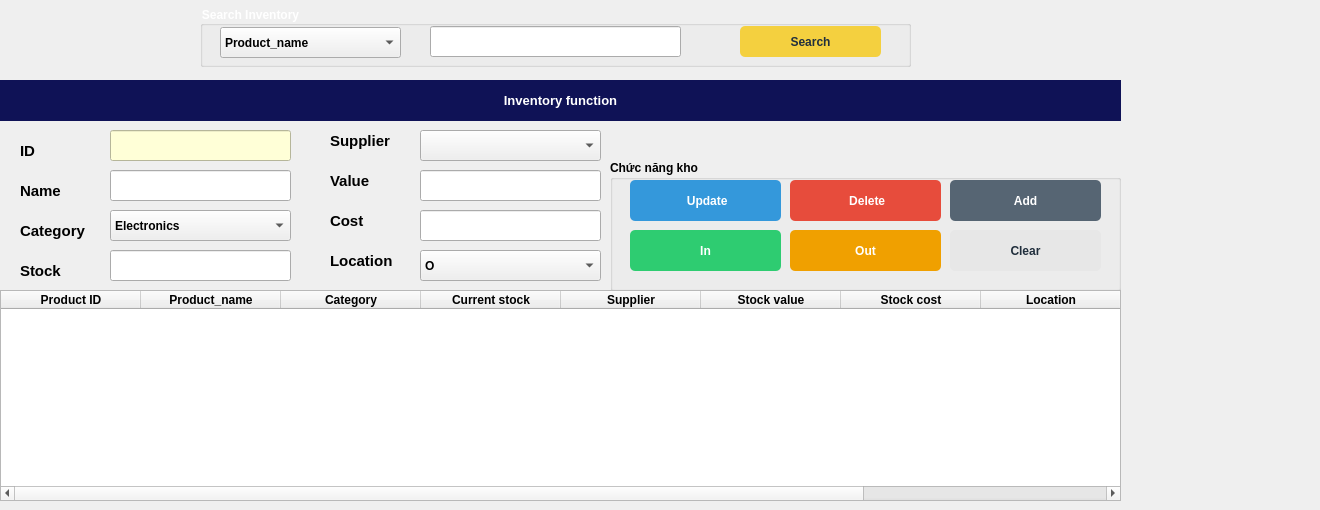
       <widget class="QWidget" name="InventoryFunction">
        <attribute name="title">
         <string>Inventory Function</string>
        </attribute>
        <widget class="QGroupBox" name="groupBox">
         <property name="geometry">
          <rect>
           <x>200</x>
           <y>6</y>
           <width>711</width>
           <height>61</height>
          </rect>
         </property>
         <property name="sizePolicy">
          <sizepolicy hsizetype="Expanding" vsizetype="Expanding">
           <horstretch>0</horstretch>
           <verstretch>0</verstretch>
          </sizepolicy>
         </property>
         <property name="font">
          <font>
           <bold>true</bold>
          </font>
         </property>
         <property name="styleSheet">
          <string notr="true">color: rgb(255, 255, 255);</string>
         </property>
         <property name="title">
          <string>Search Inventory</string>
         </property>
         <widget class="QComboBox" name="Emp_SearchBy_Comb">
          <property name="geometry">
           <rect>
            <x>20</x>
            <y>21</y>
            <width>181</width>
            <height>31</height>
           </rect>
          </property>
          <property name="font">
           <font>
            <bold>true</bold>
           </font>
          </property>
          <property name="styleSheet">
           <string notr="true">color: rgb(0, 0, 0);</string>
          </property>
          <item>
           <property name="text">
            <string>Product_name</string>
           </property>
          </item>
          <item>
           <property name="text">
            <string>Category</string>
           </property>
          </item>
          <item>
           <property name="text">
            <string>Location number</string>
           </property>
          </item>
         </widget>
         <widget class="QLineEdit" name="Emp_Search_box">
          <property name="geometry">
           <rect>
            <x>230</x>
            <y>20</y>
            <width>251</width>
            <height>31</height>
           </rect>
          </property>
          <property name="styleSheet">
           <string notr="true">color: rgb(0, 0, 0);</string>
          </property>
          <property name="text">
           <string/>
          </property>
         </widget>
         <widget class="QPushButton" name="search">
          <property name="geometry">
           <rect>
            <x>540</x>
            <y>20</y>
            <width>141</width>
            <height>31</height>
           </rect>
          </property>
          <property name="font">
           <font>
            <bold>true</bold>
           </font>
          </property>
          <property name="cursor">
           <cursorShape>PointingHandCursor</cursorShape>
          </property>
          <property name="styleSheet">
           <string notr="true">QPushButton{
  background-color: rgb(244, 208, 63);
  color: rgb(33, 47, 61);
  border-radius: 5px;
}
QPushButton::pressed{
	padding-left:2px;
	padding-top: 3px;
	background-color: rgb(248, 196, 113);
}</string>
          </property>
          <property name="text">
           <string>Search</string>
          </property>
          <property name="icon">
           <iconset>
            <normaloff>:/Button/search.png</normaloff>:/Button/search.png</iconset>
          </property>
         </widget>
        </widget>
        <widget class="QLabel" name="label_3">
         <property name="geometry">
          <rect>
           <x>0</x>
           <y>80</y>
           <width>1121</width>
           <height>41</height>
          </rect>
         </property>
         <property name="font">
          <font>
           <pointsize>10</pointsize>
           <bold>true</bold>
          </font>
         </property>
         <property name="layoutDirection">
          <enum>Qt::LayoutDirection::LeftToRight</enum>
         </property>
         <property name="styleSheet">
          <string notr="true">background-color: rgb(15, 18, 86);
color: rgb(255, 255, 255);</string>
         </property>
         <property name="text">
          <string>Inventory function</string>
         </property>
         <property name="textFormat">
          <enum>Qt::TextFormat::PlainText</enum>
         </property>
         <property name="alignment">
          <set>Qt::AlignmentFlag::AlignCenter</set>
         </property>
         <property name="wordWrap">
          <bool>false</bool>
         </property>
        </widget>
        <widget class="QLabel" name="label_4">
         <property name="geometry">
          <rect>
           <x>20</x>
           <y>140</y>
           <width>71</width>
           <height>21</height>
          </rect>
         </property>
         <property name="font">
          <font>
           <pointsize>11</pointsize>
           <bold>true</bold>
          </font>
         </property>
         <property name="text">
          <string>ID</string>
         </property>
        </widget>
        <widget class="QLineEdit" name="id">
         <property name="geometry">
          <rect>
           <x>110</x>
           <y>130</y>
           <width>181</width>
           <height>31</height>
          </rect>
         </property>
         <property name="styleSheet">
          <string notr="true">background-color: rgb(255, 255, 215);</string>
         </property>
        </widget>
        <widget class="QLineEdit" name="stock">
         <property name="geometry">
          <rect>
           <x>110</x>
           <y>250</y>
           <width>181</width>
           <height>31</height>
          </rect>
         </property>
        </widget>
        <widget class="QLabel" name="label_5">
         <property name="geometry">
          <rect>
           <x>20</x>
           <y>180</y>
           <width>81</width>
           <height>21</height>
          </rect>
         </property>
         <property name="font">
          <font>
           <pointsize>11</pointsize>
           <bold>true</bold>
          </font>
         </property>
         <property name="text">
          <string>Name</string>
         </property>
        </widget>
        <widget class="QLabel" name="label_9">
         <property name="geometry">
          <rect>
           <x>20</x>
           <y>220</y>
           <width>91</width>
           <height>21</height>
          </rect>
         </property>
         <property name="font">
          <font>
           <pointsize>11</pointsize>
           <bold>true</bold>
          </font>
         </property>
         <property name="text">
          <string>Category</string>
         </property>
        </widget>
        <widget class="QLabel" name="label_10">
         <property name="geometry">
          <rect>
           <x>20</x>
           <y>260</y>
           <width>81</width>
           <height>21</height>
          </rect>
         </property>
         <property name="font">
          <font>
           <pointsize>11</pointsize>
           <bold>true</bold>
          </font>
         </property>
         <property name="text">
          <string>Stock</string>
         </property>
        </widget>
        <widget class="QLabel" name="label_16">
         <property name="geometry">
          <rect>
           <x>330</x>
           <y>130</y>
           <width>71</width>
           <height>21</height>
          </rect>
         </property>
         <property name="font">
          <font>
           <pointsize>11</pointsize>
           <bold>true</bold>
          </font>
         </property>
         <property name="text">
          <string>Supplier</string>
         </property>
        </widget>
        <widget class="QLabel" name="label_23">
         <property name="geometry">
          <rect>
           <x>330</x>
           <y>170</y>
           <width>61</width>
           <height>21</height>
          </rect>
         </property>
         <property name="font">
          <font>
           <pointsize>11</pointsize>
           <bold>true</bold>
          </font>
         </property>
         <property name="text">
          <string>Value</string>
         </property>
        </widget>
        <widget class="QLabel" name="label_24">
         <property name="geometry">
          <rect>
           <x>330</x>
           <y>210</y>
           <width>81</width>
           <height>21</height>
          </rect>
         </property>
         <property name="font">
          <font>
           <pointsize>11</pointsize>
           <bold>true</bold>
          </font>
         </property>
         <property name="text">
          <string>Cost</string>
         </property>
        </widget>
        <widget class="QLineEdit" name="value">
         <property name="geometry">
          <rect>
           <x>420</x>
           <y>170</y>
           <width>181</width>
           <height>31</height>
          </rect>
         </property>
        </widget>
        <widget class="QLineEdit" name="cost">
         <property name="geometry">
          <rect>
           <x>420</x>
           <y>210</y>
           <width>181</width>
           <height>31</height>
          </rect>
         </property>
        </widget>
        <widget class="QTableWidget" name="Category_tableWidget_2">
         <property name="geometry">
          <rect>
           <x>0</x>
           <y>290</y>
           <width>1121</width>
           <height>211</height>
          </rect>
         </property>
         <property name="styleSheet">
          <string notr="true">QTableWidget#Category_tableWidget{
background-color: rgb(226, 245, 255);
}</string>
         </property>
         <property name="rowCount">
          <number>0</number>
         </property>
         <attribute name="horizontalHeaderDefaultSectionSize">
          <number>140</number>
         </attribute>
         <column>
          <property name="text">
           <string>Product ID</string>
          </property>
          <property name="font">
           <font>
            <bold>true</bold>
           </font>
          </property>
         </column>
         <column>
          <property name="text">
           <string>Product_name</string>
          </property>
          <property name="font">
           <font>
            <bold>true</bold>
           </font>
          </property>
         </column>
         <column>
          <property name="text">
           <string>Category</string>
          </property>
          <property name="font">
           <font>
            <bold>true</bold>
           </font>
          </property>
         </column>
         <column>
          <property name="text">
           <string>Current stock</string>
          </property>
          <property name="font">
           <font>
            <bold>true</bold>
            <underline>false</underline>
           </font>
          </property>
         </column>
         <column>
          <property name="text">
           <string>Supplier</string>
          </property>
          <property name="font">
           <font>
            <bold>true</bold>
           </font>
          </property>
         </column>
         <column>
          <property name="text">
           <string>Stock value</string>
          </property>
          <property name="font">
           <font>
            <bold>true</bold>
           </font>
          </property>
          <property name="textAlignment">
           <set>AlignHCenter|AlignBottom</set>
          </property>
         </column>
         <column>
          <property name="text">
           <string>Stock cost</string>
          </property>
          <property name="font">
           <font>
            <bold>true</bold>
           </font>
          </property>
         </column>
         <column>
          <property name="text">
           <string>Location</string>
          </property>
          <property name="font">
           <font>
            <bold>true</bold>
           </font>
          </property>
         </column>
         <column>
          <property name="text">
           <string>Reorder-require</string>
          </property>
          <property name="font">
           <font>
            <bold>true</bold>
           </font>
          </property>
         </column>
        </widget>
        <widget class="QLabel" name="label_25">
         <property name="geometry">
          <rect>
           <x>330</x>
           <y>250</y>
           <width>81</width>
           <height>21</height>
          </rect>
         </property>
         <property name="font">
          <font>
           <pointsize>11</pointsize>
           <bold>true</bold>
          </font>
         </property>
         <property name="text">
          <string>Location</string>
         </property>
        </widget>
        <widget class="QGroupBox" name="groupBox_12">
         <property name="geometry">
          <rect>
           <x>610</x>
           <y>160</y>
           <width>511</width>
           <height>131</height>
          </rect>
         </property>
         <property name="font">
          <font>
           <bold>true</bold>
          </font>
         </property>
         <property name="title">
          <string>Chức năng kho</string>
         </property>
         <widget class="QPushButton" name="pushButton_7">
          <property name="geometry">
           <rect>
            <x>930</x>
            <y>10</y>
            <width>91</width>
            <height>41</height>
           </rect>
          </property>
          <property name="text">
           <string>New Product</string>
          </property>
         </widget>
         <widget class="QPushButton" name="Empl_Update_Btn">
          <property name="geometry">
           <rect>
            <x>20</x>
            <y>20</y>
            <width>151</width>
            <height>41</height>
           </rect>
          </property>
          <property name="font">
           <font>
            <bold>true</bold>
           </font>
          </property>
          <property name="cursor">
           <cursorShape>PointingHandCursor</cursorShape>
          </property>
          <property name="styleSheet">
           <string notr="true">QPushButton{
  background-color: rgb(52, 152, 219);
  color: rgb(255, 255, 255);
  border-radius: 5px;
}
QPushButton::pressed{
	padding-left:5px;
	padding-top: 5px;
	background-color: rgb(93, 173, 226);
}</string>
          </property>
          <property name="text">
           <string> Update</string>
          </property>
          <property name="icon">
           <iconset>
            <normaloff>:/Button/refresh.png</normaloff>:/Button/refresh.png</iconset>
          </property>
         </widget>
         <widget class="QPushButton" name="clear">
          <property name="geometry">
           <rect>
            <x>340</x>
            <y>70</y>
            <width>151</width>
            <height>41</height>
           </rect>
          </property>
          <property name="font">
           <font>
            <bold>true</bold>
           </font>
          </property>
          <property name="styleSheet">
           <string notr="true">QPushButton{
  
	background-color: rgb(231, 231, 231);
  color: rgb(33, 47, 61);
  border-radius: 5px;
}
QPushButton::pressed{
	padding-left:2px;
	padding-top: 3px;
	background-color: rgb(248, 196, 113);
}</string>
          </property>
          <property name="text">
           <string>Clear</string>
          </property>
         </widget>
         <widget class="QPushButton" name="Empl_Save_Btn_4">
          <property name="geometry">
           <rect>
            <x>20</x>
            <y>70</y>
            <width>151</width>
            <height>41</height>
           </rect>
          </property>
          <property name="minimumSize">
           <size>
            <width>80</width>
            <height>30</height>
           </size>
          </property>
          <property name="maximumSize">
           <size>
            <width>200</width>
            <height>600</height>
           </size>
          </property>
          <property name="font">
           <font>
            <bold>true</bold>
           </font>
          </property>
          <property name="cursor">
           <cursorShape>PointingHandCursor</cursorShape>
          </property>
          <property name="styleSheet">
           <string notr="true">QPushButton{
  background-color: rgb(46, 204, 113);
  color: rgb(255, 255, 255);
  border-radius: 5px;
}
QPushButton::pressed{
	padding-left:5px;
	padding-top: 5px;
	background-color: rgb(130, 224, 170);
}</string>
          </property>
          <property name="text">
           <string>In</string>
          </property>
          <property name="icon">
           <iconset>
            <normaloff>:/Button/log-in.png</normaloff>:/Button/log-in.png</iconset>
          </property>
          <property name="iconSize">
           <size>
            <width>15</width>
            <height>15</height>
           </size>
          </property>
         </widget>
         <widget class="QPushButton" name="Empl_Save_Btn_3">
          <property name="geometry">
           <rect>
            <x>180</x>
            <y>70</y>
            <width>151</width>
            <height>41</height>
           </rect>
          </property>
          <property name="minimumSize">
           <size>
            <width>80</width>
            <height>30</height>
           </size>
          </property>
          <property name="maximumSize">
           <size>
            <width>200</width>
            <height>600</height>
           </size>
          </property>
          <property name="font">
           <font>
            <bold>true</bold>
           </font>
          </property>
          <property name="cursor">
           <cursorShape>PointingHandCursor</cursorShape>
          </property>
          <property name="styleSheet">
           <string notr="true">QPushButton{
  ;
 
	
	background-color: rgb(240, 160, 0);
  color: rgb(255, 255, 255);
  border-radius: 5px;
}
QPushButton::pressed{
	padding-left:5px;
	padding-top: 5px;
;
}
</string>
          </property>
          <property name="text">
           <string>Out</string>
          </property>
          <property name="icon">
           <iconset>
            <normaloff>:/Button/log-out.png</normaloff>:/Button/log-out.png</iconset>
          </property>
          <property name="iconSize">
           <size>
            <width>15</width>
            <height>15</height>
           </size>
          </property>
         </widget>
         <widget class="QPushButton" name="Empl_Delete_Btn">
          <property name="geometry">
           <rect>
            <x>180</x>
            <y>20</y>
            <width>151</width>
            <height>41</height>
           </rect>
          </property>
          <property name="minimumSize">
           <size>
            <width>80</width>
            <height>30</height>
           </size>
          </property>
          <property name="maximumSize">
           <size>
            <width>200</width>
            <height>600</height>
           </size>
          </property>
          <property name="font">
           <font>
            <bold>true</bold>
           </font>
          </property>
          <property name="cursor">
           <cursorShape>PointingHandCursor</cursorShape>
          </property>
          <property name="styleSheet">
           <string notr="true">QPushButton{
  background-color: rgb(231, 76, 60);
  color: rgb(255, 255, 255);
  border-radius: 5px;
}
QPushButton::pressed{
	padding-left:5px;
	padding-top: 5px;
	background-color: rgb(236, 112, 99);
}</string>
          </property>
          <property name="text">
           <string> Delete</string>
          </property>
          <property name="icon">
           <iconset>
            <normaloff>:/Button/bin.png</normaloff>:/Button/bin.png</iconset>
          </property>
          <property name="iconSize">
           <size>
            <width>15</width>
            <height>15</height>
           </size>
          </property>
         </widget>
         <widget class="QPushButton" name="add">
          <property name="geometry">
           <rect>
            <x>340</x>
            <y>20</y>
            <width>151</width>
            <height>41</height>
           </rect>
          </property>
          <property name="minimumSize">
           <size>
            <width>80</width>
            <height>30</height>
           </size>
          </property>
          <property name="maximumSize">
           <size>
            <width>200</width>
            <height>600</height>
           </size>
          </property>
          <property name="font">
           <font>
            <bold>true</bold>
           </font>
          </property>
          <property name="cursor">
           <cursorShape>PointingHandCursor</cursorShape>
          </property>
          <property name="styleSheet">
           <string notr="true">QPushButton{
  background-color: rgb(86, 101, 115);
  color: rgb(255, 255, 255);
  border-radius: 5px;
}
QPushButton::pressed{
	padding-left:5px;
	padding-top: 5px;
	background-color: rgb(128, 139, 150);
}</string>
          </property>
          <property name="text">
           <string>Add</string>
          </property>
          <property name="icon">
           <iconset>
            <normaloff>:/Button/add.png</normaloff>:/Button/add.png</iconset>
          </property>
         </widget>
        </widget>
        <widget class="QLabel" name="label_26">
         <property name="geometry">
          <rect>
           <x>-6</x>
           <y>5</y>
           <width>1311</width>
           <height>81</height>
          </rect>
         </property>
         <property name="styleSheet">
          <string notr="true">background-image: url(:/Background/banner_min.png);</string>
         </property>
         <property name="text">
          <string/>
         </property>
        </widget>
        <widget class="QLineEdit" name="name">
         <property name="geometry">
          <rect>
           <x>110</x>
           <y>170</y>
           <width>181</width>
           <height>31</height>
          </rect>
         </property>
        </widget>
        <widget class="QComboBox" name="category">
         <property name="geometry">
          <rect>
           <x>110</x>
           <y>210</y>
           <width>181</width>
           <height>31</height>
          </rect>
         </property>
         <property name="font">
          <font>
           <bold>true</bold>
          </font>
         </property>
         <item>
          <property name="text">
           <string>Electronics</string>
          </property>
         </item>
         <item>
          <property name="text">
           <string>Accessories</string>
          </property>
         </item>
        </widget>
        <widget class="QComboBox" name="location">
         <property name="geometry">
          <rect>
           <x>420</x>
           <y>250</y>
           <width>181</width>
           <height>31</height>
          </rect>
         </property>
         <property name="font">
          <font>
           <bold>true</bold>
          </font>
         </property>
         <item>
          <property name="text">
           <string>O</string>
          </property>
         </item>
         <item>
          <property name="text">
           <string>T</string>
          </property>
         </item>
         <item>
          <property name="text">
           <string>C</string>
          </property>
         </item>
        </widget>
        <widget class="QComboBox" name="supplier">
         <property name="geometry">
          <rect>
           <x>420</x>
           <y>130</y>
           <width>181</width>
           <height>31</height>
          </rect>
         </property>
         <property name="font">
          <font>
           <bold>true</bold>
          </font>
         </property>
        </widget>
        <zorder>label_26</zorder>
        <zorder>groupBox_12</zorder>
        <zorder>groupBox</zorder>
        <zorder>label_3</zorder>
        <zorder>label_4</zorder>
        <zorder>id</zorder>
        <zorder>stock</zorder>
        <zorder>label_5</zorder>
        <zorder>label_9</zorder>
        <zorder>label_10</zorder>
        <zorder>label_16</zorder>
        <zorder>label_23</zorder>
        <zorder>label_24</zorder>
        <zorder>value</zorder>
        <zorder>cost</zorder>
        <zorder>Category_tableWidget_2</zorder>
        <zorder>label_25</zorder>
        <zorder>name</zorder>
        <zorder>category</zorder>
        <zorder>location</zorder>
        <zorder>supplier</zorder>
       </widget>
